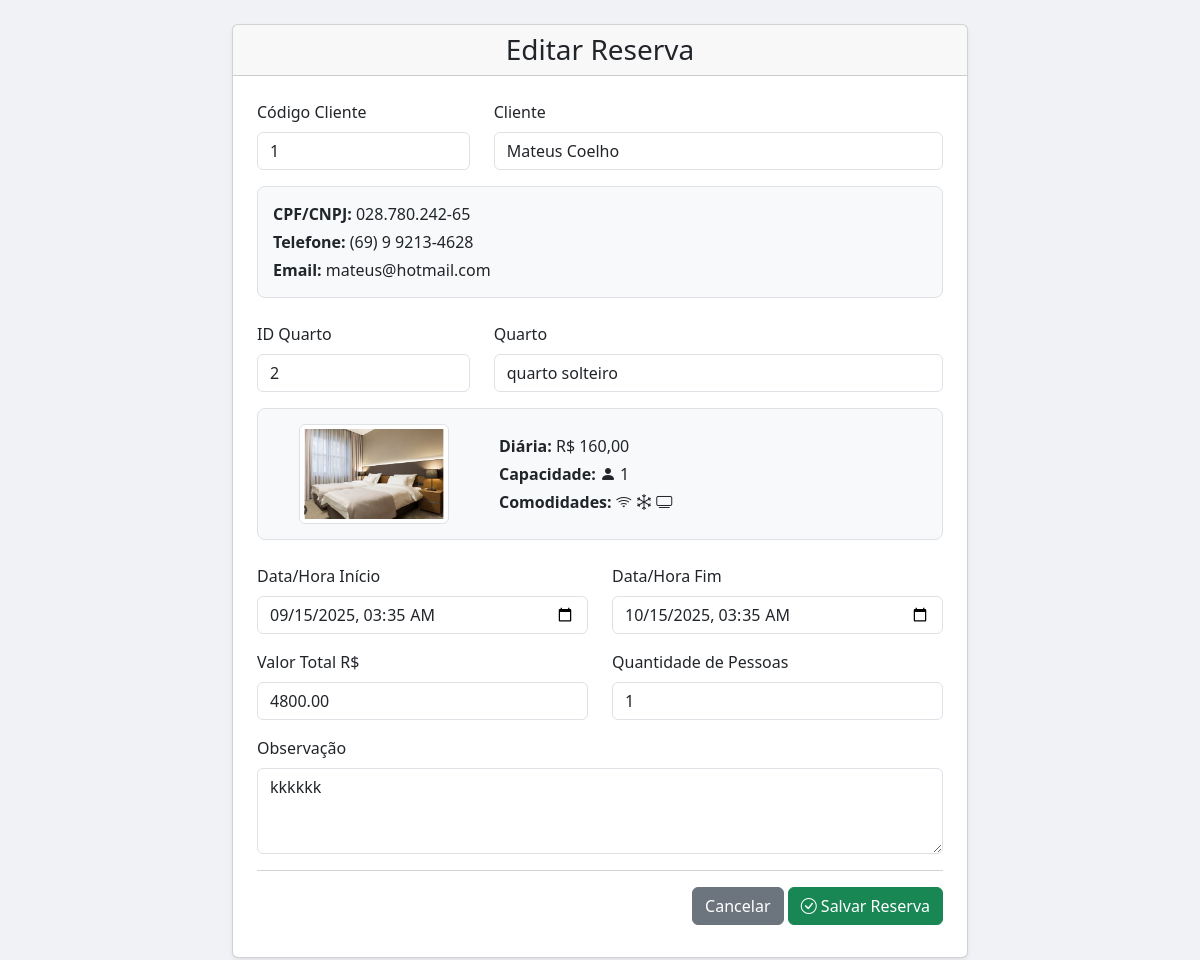
The page /Scripts/editaragendamento.php?idreserva=5 (signed in) on the database its author committed.
### tables this page shows
CREATE TABLE IF NOT EXISTS `reservas` (
  `id_reserva` int NOT NULL AUTO_INCREMENT,
  `id_pessoa` int NOT NULL DEFAULT '0',
  `tiporeserva` smallint DEFAULT '0',
  `obs` varchar(500) DEFAULT NULL,
  `horarioini` timestamp NULL DEFAULT NULL,
  `horariofin` timestamp NULL DEFAULT NULL,
  `quant_pessoas` double DEFAULT '0',
  `valor` double DEFAULT '0',
  `finalizado` smallint DEFAULT '0',
  `excluido` int NOT NULL DEFAULT '0',
  `data_reserva` date DEFAULT NULL,
  `id_quarto` int DEFAULT NULL,
  PRIMARY KEY (`id_reserva`),
  KEY `FK__pessoas` (`id_pessoa`),
  KEY `FK_quarto` (`id_quarto`) USING BTREE,
  CONSTRAINT `FK__pessoas` FOREIGN KEY (`id_pessoa`) REFERENCES `pessoas` (`id_pessoa`),
  CONSTRAINT `FK_quarto` FOREIGN KEY (`id_quarto`) REFERENCES `quartos` (`id_quarto`)
);

CREATE TABLE IF NOT EXISTS `pessoas` (
  `id_pessoa` int NOT NULL AUTO_INCREMENT,
  `nome` varchar(100) NOT NULL,
  `cpfcnpj` varchar(20) NOT NULL,
  `rgie` varchar(20) DEFAULT NULL,
  `nasc` date DEFAULT NULL,
  `f_j` smallint DEFAULT NULL COMMENT '0-Pessoa Fisica, 1-Pessoa Juridica',
  `tipopessoa` smallint DEFAULT NULL COMMENT '0-Usuario, 1-Cliente, 2-Medico',
  `email` varchar(50) DEFAULT NULL,
  `telefone` varchar(50) DEFAULT NULL,
  `genero` char(1) DEFAULT NULL COMMENT 'M-Masculino, F-Feminino, N-Não Identificado',
  `excluido` tinyint(1) DEFAULT NULL,
  PRIMARY KEY (`id_pessoa`)
);

CREATE TABLE IF NOT EXISTS `quartos` (
  `id_quarto` int NOT NULL AUTO_INCREMENT,
  `num_quarto` int DEFAULT NULL,
  `nome_quarto` varchar(100) NOT NULL,
  `descricao` varchar(250) DEFAULT NULL,
  `capacidade_adultos` int NOT NULL DEFAULT '2',
  `capacidade_criancas` int NOT NULL DEFAULT '0',
  `preco_diaria` decimal(10,2) NOT NULL DEFAULT '0.00',
  `tem_wifi` tinyint(1) NOT NULL DEFAULT '1',
  `tem_ar_condicionado` tinyint(1) NOT NULL DEFAULT '1',
  `tem_tv` tinyint(1) NOT NULL DEFAULT '1',
  `status` int DEFAULT NULL,
  `excluido` int DEFAULT NULL,
  PRIMARY KEY (`id_quarto`),
  UNIQUE KEY `num_quarto` (`num_quarto`)
);

### Scripts/funcoes.php (called while the page is built, shortened)
<?php
function formatarCpfCnpj($numero) {
    $numero = preg_replace('/\D/', '', $numero);
    if (strlen($numero) === 11) {
        return preg_replace('/^(\d{3})(\d{3})(\d{3})(\d{2})$/', '$1.$2.$3-$4', $numero);
    } elseif (strlen($numero) === 14) {
        return preg_replace('/^(\d{2})(\d{3})(\d{3})(\d{4})(\d{2})$/', '$1.$2.$3/$4-$5', $numero);
    }
    return $numero;
}
function formatarTelefone($telefone) {
    $telefone = preg_replace('/\D/', '', $telefone);
    if (strlen($telefone) === 11) {
        return preg_replace('/^(\d{2})(\d{1})(\d{4})(\d{4})$/', '($1) $2 $3-$4', $telefone);
    } elseif (strlen($telefone) === 10) {
        return preg_replace('/^(\d{2})(\d{4})(\d{4})$/', '($1) $2-$3', $telefone);
    }
    return $telefone;
}
?>

### Scripts/editaragendamento.php (the view, shortened to what this page needs)
<?php
include_once("conexao.php");
include_once("funcoes.php");
$idreserva = $_GET['idreserva'] ?? 0;
$sql = "SELECT r.*, p.nome, p.cpfcnpj, p.telefone, p.email,
               q.num_quarto, q.nome_quarto, q.preco_diaria, q.capacidade_adultos, q.capacidade_criancas, q.tem_wifi, q.tem_ar_condicionado, q.tem_tv,
               (SELECT qi.nome_arquivo FROM quarto_imagens qi WHERE qi.id_quarto = q.id_quarto LIMIT 1) as imagem_quarto
        FROM reservas r
        INNER JOIN pessoas p ON r.id_pessoa = p.id_pessoa
        INNER JOIN quartos q ON r.id_quarto = q.id_quarto
        WHERE r.id_reserva = ?";
$stmt = $conexao->prepare($sql);
$stmt->bind_param("i", $idreserva);
$stmt->execute();
$reserva = $stmt->get_result()->fetch_assoc();
?>
<!DOCTYPE html>
<html lang="pt">
<head>
<link href="https://cdn.jsdelivr.net/npm/bootstrap@5.3.0/dist/css/bootstrap.min.css" rel="stylesheet">
<link rel="stylesheet" href="https://cdn.jsdelivr.net/npm/bootstrap-icons@1.11.3/font/bootstrap-icons.min.css">
</head>
<body style="background-color: #f0f2f5;">
<div class="container my-4">
    <div class="row justify-content-center">
        <div class="col-12 col-lg-10 col-xl-8">
            <div class="card shadow-sm">
                <div class="card-header"><h3 class="text-center mb-0">Editar Reserva</h3></div>
                <div class="card-body p-4">
                    <form action="agenda.php?menuop=atualizaragendamento&idreserva=<?= (int)$idreserva ?>" method="post">
                        <div class="row mb-3">
                            <div class="col-12 col-md-4"><label for="codcliente" class="form-label">Código Cliente</label><input type="text" class="form-control" id="codcliente" name="codcliente" value="<?= htmlspecialchars($reserva['id_pessoa']) ?>" readonly></div>
                            <div class="col-12 col-md-8 position-relative"><label for="nomecliente" class="form-label">Cliente</label><input type="text" class="form-control" id="nomecliente" name="nomecliente" value="<?= htmlspecialchars($reserva['nome']) ?>" required autocomplete="off"><div id="listaClientes" class="list-group position-absolute w-100"></div></div>
                        </div>
                        <div id="infoCliente" class="info-box"><p class="mb-1"><strong>CPF/CNPJ:</strong> <span id="cpfcnpj"><?= htmlspecialchars(formatarCpfCnpj($reserva['cpfcnpj'])) ?></span></p><p class="mb-1"><strong>Telefone:</strong> <span id="telefone"><?= htmlspecialchars(formatarTelefone($reserva['telefone'])) ?></span></p><p class="mb-0"><strong>Email:</strong> <span id="email"><?= htmlspecialchars($reserva['email']) ?></span></p></div>
                        <div class="row mb-3">
                            <div class="col-12 col-md-4"><label for="numquarto" class="form-label">ID Quarto</label>
                                <input type="text" class="form-control" id="numquarto" name="numquarto" value="<?= htmlspecialchars($reserva['id_quarto']) ?>" data-preco-diaria="<?= htmlspecialchars($reserva['preco_diaria']) ?>" readonly>
                            </div>
                            <div class="col-12 col-md-8 position-relative"><label for="descquarto" class="form-label">Quarto</label><input type="text" class="form-control" id="descquarto" name="descquarto" value="<?= htmlspecialchars($reserva['nome_quarto']) ?>" required autocomplete="off"><div id="listaQuartos" class="list-group position-absolute w-100"></div></div>
                        </div>
                        <div id="infoQuarto" class="info-box">
                            <div class="row align-items-center">
                                <div class="col-md-4 text-center">
                                    <?php
                                    $caminho_foto = "../Imagens/Quartos/" . ($reserva['imagem_quarto'] ?? 'quarto-sem-foto.png');
                                    ?>
                                    <img src="<?= $caminho_foto ?>" id="imagem_quarto" class="info-box-img img-thumbnail">
                                </div>
                                <div class="col-md-8 mt-3 mt-md-0">
                                    <p class="mb-1"><strong>Diária:</strong> R$ <span id="preco_diaria"><?= number_format($reserva['preco_diaria'], 2, ',', '.') ?></span></p>
                                    <p class="mb-1"><strong>Capacidade:</strong>
                                        <span id="capacidade_quarto">
                                            <i class="bi bi-person-fill"></i> <?= $reserva['capacidade_adultos'] ?>
                                        </span>
                                    </p>
                                    <p class="mb-0"><strong>Comodidades:</strong>
                                        <span id="comodidades_quarto">
                                            <?php if($reserva['tem_wifi']) echo '<i class="bi bi-wifi" title="Wi-Fi"></i> '; ?>
                                            <?php if($reserva['tem_ar_condicionado']) echo '<i class="bi bi-snow" title="Ar Condicionado"></i> '; ?>
                                            <?php if($reserva['tem_tv']) echo '<i class="bi bi-tv" title="Televisão"></i> '; ?>
                                        </span>
                                    </p>
                                </div>
                            </div>
                        </div>
                        <div class="row mb-3">
                            <div class="col-md-6"><label for="horarioini" class="form-label">Data/Hora Início</label><input type="datetime-local" class="form-control" name="horarioini" id="horarioini" value="<?= date('Y-m-d\TH:i', strtotime($reserva['horarioini'])) ?>" required></div>
                            <div class="col-md-6"><label for="horariofin" class="form-label">Data/Hora Fim</label><input type="datetime-local" class="form-control" name="horariofin" id="horariofin" value="<?= date('Y-m-d\TH:i', strtotime($reserva['horariofin'])) ?>" required></div>
                        </div>
                        <div class="row mb-3">
                            <div class="col-md-6"><label for="valor" class="form-label">Valor Total R$</label><input type="number" step="0.01" class="form-control" id="valor" name="valor" value="<?= htmlspecialchars($reserva['valor']) ?>" readonly></div>
                            <div class="col-md-6"><label for="quant_pessoas" class="form-label">Quantidade de Pessoas</label><input type="number" class="form-control" name="quant_pessoas" value="<?= htmlspecialchars($reserva['quant_pessoas']) ?>"></div>
                        </div>
                        <div class="mb-3"><label for="obs" class="form-label">Observação</label><textarea class="form-control" id="obs" name="obs" rows="3"><?= htmlspecialchars($reserva['obs'] ?? '') ?></textarea></div>
                        <div class="card-footer text-end bg-white px-0 pt-3">
                            <a href="agenda.php?menuop=agendamento" class="btn btn-secondary">Cancelar</a>
                            <button type="submit" class="btn btn-success" name="incluir">
                                <i class="bi bi-check-circle"></i> Salvar Reserva
                            </button>
                        </div>
                    </form>
                </div>
            </div>
        </div>
    </div>
</div>
</body>
</html>

### Scripts/editaragendamento.php (style rules this page uses)
.info-box { background: #f8f9fa; border: 1px solid #dee2e6; padding: 15px; margin-top: 10px; margin-bottom: 1.5rem; border-radius: 8px; }
.info-box-img { width: 150px; height: 100px; object-fit: cover; border-radius: .375rem; }

### rows shown on the page
reservas: codcliente "1", nomecliente "Mateus Coelho", id_pessoa.cpfcnpj "028.780.242-65", id_pessoa.telefone "(69) 9 9213-4628", id_pessoa.email "mateus@hotmail.com", numquarto "2", descquarto "quarto solteiro", id_quarto.preco_diaria "160,00", id_quarto.capacidade_adultos "1", horarioini "09/15/2025 03:35", horariofin "10/15/2025 03:35", valor "4800.00", quant_pessoas "1", obs "kkkkkk"
